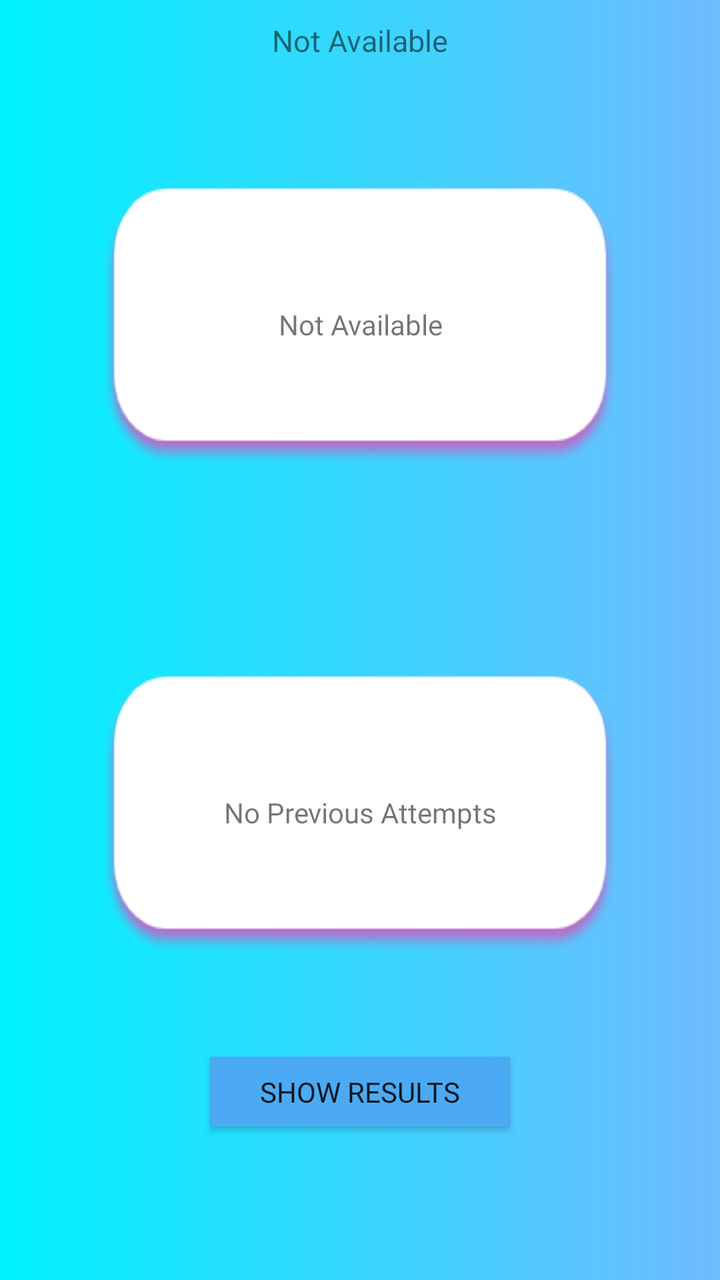
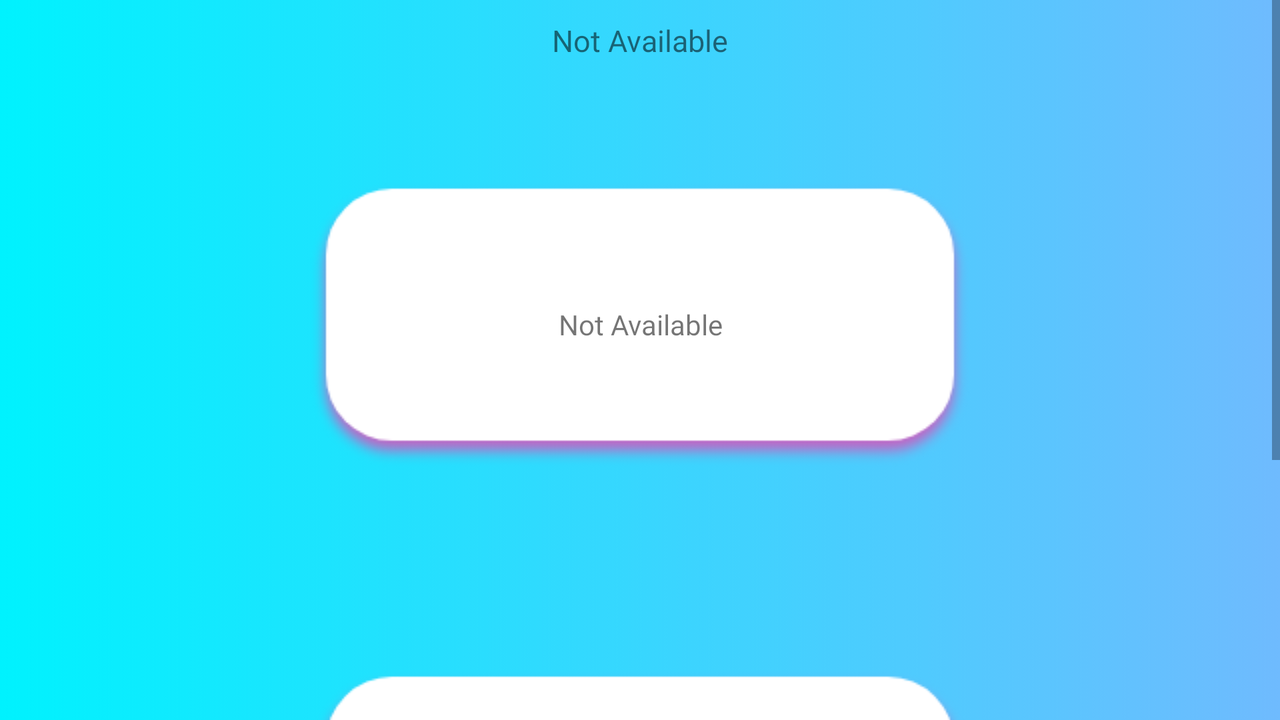

Two renders of one Android screen. The first uses the default layout on a phone; the second uses the alternative layout the repository ships for a different screen configuration, on a matching device. The two XML files are below.
<!-- AndroidManifest.xml: application theme AppTheme -->
<!-- res/layout/activity_results.xml -->
<?xml version="1.0" encoding="utf-8"?>
<LinearLayout xmlns:android="http://schemas.android.com/apk/res/android"
    xmlns:app="http://schemas.android.com/apk/res-auto"
    xmlns:tools="http://schemas.android.com/tools"
    android:layout_width="match_parent"
    android:layout_height="match_parent"
    tools:context=".ResultsActivity"
    android:orientation="vertical"
    android:background="@drawable/background_gradient">

    <TextView
        android:id="@+id/titleResultsActivity"
        android:layout_gravity="center_horizontal"
        android:layout_width="wrap_content"
        android:layout_height="wrap_content"
        android:text="@string/not_available"
        android:layout_margin="10dp"
        android:textSize="15sp"/>
    
    <TextView
        android:background="@drawable/question_bubble"
        android:id="@+id/currentAttempt"
        android:layout_width="wrap_content"
        android:layout_height="wrap_content"
        android:text="@string/not_available"
        android:layout_margin="50dp"
        android:gravity="center"
        android:layout_gravity="center_horizontal"/>
    
    <TextView
        android:background="@drawable/question_bubble"
        android:id="@+id/storedAttempts"
        android:layout_width="wrap_content"
        android:layout_height="wrap_content"
        android:text="@string/no_previous_attempts"
        android:layout_margin="50dp"
        android:gravity="center"
        android:layout_gravity="center_horizontal"/>
    
    <Button
        android:id="@+id/availableFile"
        android:layout_width="150dp"
        android:layout_height="35dp"
        android:layout_gravity="center_horizontal"
        android:background="@color/ButtonColor"
        android:text="@string/show_results"
        android:onClick="readData"/>

</LinearLayout>
<!-- resources referenced by this layout -->
<resources>
  <color name="ButtonColor">#4BAAF3</color>
  <!-- drawable background_gradient (drawable) -->
  <?xml version="1.0" encoding="utf-8"?>
  <selector xmlns:android="http://schemas.android.com/apk/res/android">
      
      <item>
          <shape>
              <gradient android:startColor="#00f2fe" android:endColor="#D755AFFF"/>
          </shape>
      </item>
  </selector>
  <!-- drawable question_bubble: png bitmap (drawable, 8815 bytes) -->
  <string name="no_previous_attempts">No Previous Attempts</string>
  <string name="not_available">Not Available</string>
  <string name="show_results">Show Results</string>
  <style name="AppTheme" parent="Theme.AppCompat.Light.DarkActionBar">
          
          <item name="colorPrimary">@color/colorPrimary</item>
          <item name="colorPrimaryDark">@color/colorPrimaryDark</item>
          <item name="colorAccent">@color/colorAccent</item>
          <item name="fontFamily">@font/title_font</item>
      </style>
  <color name="colorPrimary">#6200EE</color>
  <color name="colorPrimaryDark">#3700B3</color>
  <color name="colorAccent">#03DAC5</color>
</resources>
<!-- res/layout-land/activity_results.xml (the repository's variant of the layout above) -->
<!-- drawn on the phone turned sideways -->
<?xml version="1.0" encoding="utf-8"?>
<LinearLayout xmlns:android="http://schemas.android.com/apk/res/android"
    xmlns:app="http://schemas.android.com/apk/res-auto"
    xmlns:tools="http://schemas.android.com/tools"
    android:layout_width="match_parent"
    android:layout_height="match_parent"
    tools:context=".ResultsActivity"
    android:orientation="vertical"
    android:background="@drawable/background_gradient">
    
    <ScrollView
        android:layout_width="match_parent"
        android:layout_height="match_parent">
        <LinearLayout
            android:layout_width="match_parent"
            android:layout_height="match_parent"
            android:orientation="vertical">
    <TextView
        android:id="@+id/titleResultsActivity"
        android:layout_gravity="center_horizontal"
        android:layout_width="wrap_content"
        android:layout_height="wrap_content"
        android:text="@string/not_available"
        android:layout_margin="10dp"
        android:textSize="15sp"/>
    <TextView
        android:background="@drawable/question_bubble"
        android:id="@+id/currentAttempt"
        android:layout_width="wrap_content"
        android:layout_height="wrap_content"
        android:text="@string/not_available"
        android:layout_margin="50dp"
        android:gravity="center"
        android:layout_gravity="center_horizontal"/>

    <TextView
        android:background="@drawable/question_bubble"
        android:id="@+id/storedAttempts"
        android:layout_width="wrap_content"
        android:layout_height="wrap_content"
        android:text="@string/no_previous_attempts"
        android:layout_margin="50dp"
        android:gravity="center"
        android:layout_gravity="center_horizontal"/>
    <Button
        android:id="@+id/availableFile"
        android:layout_width="150dp"
        android:layout_height="35dp"
        android:layout_gravity="center_horizontal"
        android:background="@color/ButtonColor"
        android:text="@string/show_results"
        android:onClick="readData"/>
        </LinearLayout>
    </ScrollView>

</LinearLayout>
